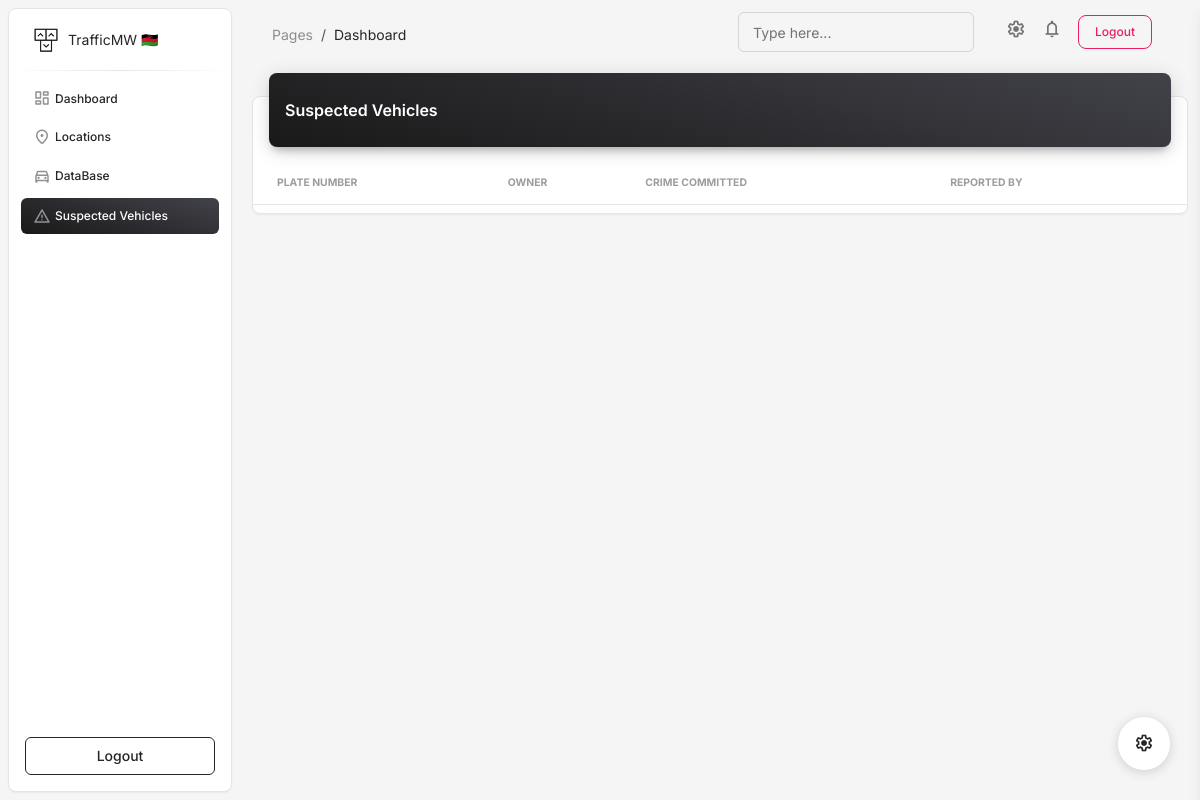
Page /suspected/ on the earlier database version.
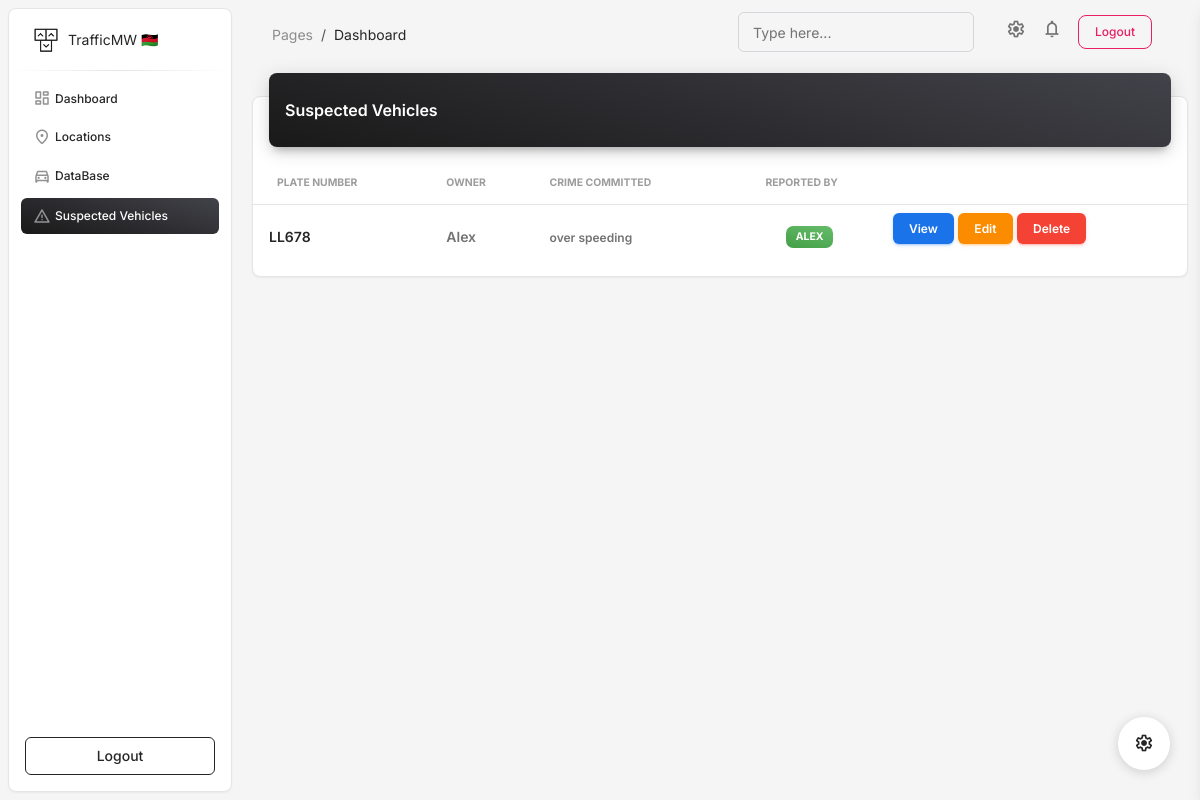
Same page on the later database version.
### core/models.py (models this page shows, shortened)
class SuspectVehicle(models.Model):
    vehicle = models.OneToOneField(Vehicle, on_delete=models.CASCADE, related_name='suspect_details')
    reported_by = models.ForeignKey(User, on_delete=models.SET_NULL, null=True, blank=True, related_name='reported_suspects')
    reason_suspected = models.TextField()  # Detailed reason for suspicion
    crime_committed = models.CharField(max_length=255)  # Short description of the crime
    crime_details = models.TextField(null=True, blank=True)  # Detailed description of the crime
    reported_date = models.DateField(auto_now_add=True)  # When the vehicle was reported
    police_station = models.CharField(max_length=100, null=True, blank=True)  # Station handling the case
    is_active = models.BooleanField(default=True)  # Whether the case is active or resolved

class Vehicle(models.Model):
    plate_number = models.CharField(max_length=20, unique=True)
    owner_name = models.CharField(max_length=100)
    owner_phone = models.CharField(max_length=20)
    owner_address = models.TextField()
    vehicle_type = models.CharField(max_length=50)
    make = models.CharField(max_length=50)
    model = models.CharField(max_length=50)
    year = models.IntegerField()
    color = models.CharField(max_length=30)
    registration_date = models.DateField()
    insurance_expiry = models.DateField()
    last_inspection_date = models.DateField()
    created_at = models.DateTimeField(auto_now_add=True)
    updated_at = models.DateTimeField(auto_now=True)

### core/views.py (the view)
# urls.py: path('suspected/', views.suspected_vehicles, name='suspected_vehicles'),
def suspected_vehicles(request):
    suspected_list = SuspectVehicle.objects.select_related('vehicle').all()
    return render(request, 'suspected_vehicles.html', {'suspected_vehicles': suspected_list})

### core/templates/suspected_vehicles.html (shortened to what this page needs)
{% extends 'base.html' %}
{% load static %}
{% block content %}
<div class="row">
    <div class="col-12">
      <div class="card my-4">
        <div class="card-header p-0 position-relative mt-n4 mx-3 z-index-2">
          <div class="bg-gradient-dark shadow-dark border-radius-lg pt-4 pb-3">
            <h6 class="text-white text-capitalize ps-3">Suspected Vehicles</h6>
          </div>
        </div>
        <div class="card-body px-0 pb-2">
          <div class="table-responsive p-0">
            <table class="table align-items-center mb-0">
              <thead>
                <tr>
                  <th class="text-uppercase text-secondary text-xxs font-weight-bolder opacity-7">Plate Number</th>
                  <th class="text-uppercase text-secondary text-xxs font-weight-bolder opacity-7 ps-2">Owner</th>
                  <th class="text-uppercase text-secondary text-xxs font-weight-bolder opacity-7 ps-2">Crime Committed</th>
                  <th class="text-uppercase text-secondary text-xxs font-weight-bolder text-center opacity-7 ps-2">Reported By</th>
                  <th class="text-secondary opacity-7"></th>
                </tr>
              </thead>
              <tbody>
                {% for suspect in suspected_vehicles %}
                <tr>
                    <td>
                      <div class="d-flex px-2">
                        <div class="my-auto">
                          <h6 class="mb-0 text-sm">{{ suspect.vehicle.plate_number }}</h6>
                        </div>
                      </div>
                    </td>
                    <td>
                      <p class="text-sm font-weight-bold mb-0">{{ suspect.vehicle.owner_name }}</p>
                    </td>
                    <td>
                      <span class="text-xs font-weight-bold">{{ suspect.crime_committed }}</span>
                    </td>
                    <td class="align-middle text-center text-sm">
                        <span class="badge badge-sm bg-gradient-success">{{ suspect.reported_by.username }}</span>
                      </td>
                      <td class="align-middle">
                        <a href="{% url 'vehicle_details' suspect.vehicle.plate_number %}" class="btn btn-info font-weight-bold text-xs" data-toggle="tooltip" data-original-title="Edit user">
                          View
                        </a>
                        <a href="{% url 'edit_vehicle' suspect.vehicle.plate_number %}" class="btn btn-warning font-weight-bold text-xs" data-toggle="tooltip" data-original-title="Edit user">
                          Edit
                        </a>
                        <a href="{% url 'delete_suspect_vehicle' suspect.vehicle.plate_number %}" class="btn btn-danger font-weight-bold text-xs" data-toggle="tooltip" data-original-title="Edit user">
                          Delete
                        </a>
                    </td>
                </tr>
                {% endfor %}
              </tbody>
            </table>
          </div>
        </div>
      </div>
    </div>
  </div>
      </div>
{% endblock %}

### core/templates/base.html (shortened to what this page needs)
{% load static %}
<!DOCTYPE html>
<html lang="en">
<head>
  <link href="{% static 'assets/css/nucleo-icons.css' %}" rel="stylesheet" />
  <link href="{% static 'assets/css/nucleo-svg.css' %}" rel="stylesheet" />
  <link id="pagestyle" href="{% static 'assets/css/material-dashboard.css' %}" rel="stylesheet" />
</head>
<body class="g-sidenav-show  bg-gray-100">
  <aside class="sidenav navbar navbar-vertical navbar-expand-xs border-radius-lg fixed-start ms-2  bg-white my-2" id="sidenav-main">
    <div class="sidenav-header">
      <a class="navbar-brand px-4 py-3 m-0" href="#" target="_blank">
        <img src="{% static 'assets/img/logo-ct-dark.png' %}" class="navbar-brand-img" width="26" height="26" alt="main_logo">
        <span class="ms-1 text-sm text-dark">TrafficMW 🇲🇼</span>
      </a>
    </div>
    <hr class="horizontal dark mt-0 mb-2">
    <div class="collapse navbar-collapse  w-auto " id="sidenav-collapse-main">
      <ul class="navbar-nav">
        <li class="nav-item">
            <a class="nav-link {% if request.resolver_match.url_name == 'home' %}active bg-gradient-dark text-white{% else %}text-dark{% endif %}" href="{% url 'home' %}">
                <i class="material-symbols-rounded opacity-5">dashboard</i>
                <span class="nav-link-text ms-1">Dashboard</span>
            </a>
        </li>
        <li class="nav-item">
            <a class="nav-link {% if request.resolver_match.url_name == 'area_list' %}active bg-gradient-dark text-white{% else %}text-dark{% endif %}" href="{% url 'area_list' %}">
                <i class="material-symbols-rounded opacity-5">location_on</i>
                <span class="nav-link-text ms-1">Locations</span>
            </a>
        </li>
        <li class="nav-item">
            <a class="nav-link {% if request.resolver_match.url_name == 'all_vehicles' %}active bg-gradient-dark text-white{% else %}text-dark{% endif %}" href="{% url 'all_vehicles' %}">
                <i class="material-symbols-rounded opacity-5">directions_car</i>
                <span class="nav-link-text ms-1">DataBase</span>
            </a>
        </li>
        <li class="nav-item">
            <a class="nav-link {% if request.resolver_match.url_name == 'suspected_vehicles' %}active bg-gradient-dark text-white{% else %}text-dark{% endif %}" href="{% url 'suspected_vehicles' %}">
                <i class="material-symbols-rounded opacity-5">warning</i>
                <span class="nav-link-text ms-1">Suspected Vehicles</span>
            </a>
        </li>
      </ul>
    </div>
    <div class="sidenav-footer position-absolute w-100 bottom-0 ">
      <div class="mx-3">
        <a class="btn btn-outline-dark mt-4 w-100" href="{% url 'logout' %}">Logout</a>
      </div>
    </div>
  </aside>
  <main class="main-content position-relative max-height-vh-100 h-100 border-radius-lg ">
    <nav class="navbar navbar-main navbar-expand-lg px-0 mx-3 shadow-none border-radius-xl" id="navbarBlur" data-scroll="true">
      <div class="container-fluid py-1 px-3">
        <nav aria-label="breadcrumb">
          <ol class="breadcrumb bg-transparent mb-0 pb-0 pt-1 px-0 me-sm-6 me-5">
            <li class="breadcrumb-item text-sm"><a class="opacity-5 text-dark" href="javascript:;">Pages</a></li>
            <li class="breadcrumb-item text-sm text-dark active" aria-current="page">Dashboard</li>
          </ol>
        </nav>
        <div class="collapse navbar-collapse mt-sm-0 mt-2 me-md-0 me-sm-4" id="navbar">
          <div class="ms-md-auto pe-md-3 d-flex align-items-center">
            <div class="input-group input-group-outline">
              <label class="form-label">Type here...</label>
              <input type="text" class="form-control">
            </div>
          </div>
          <ul class="navbar-nav d-flex align-items-center  justify-content-end">
            <li class="nav-item px-3 d-flex align-items-center">
              <a href="javascript:;" class="nav-link text-body p-0">
                <i class="material-symbols-rounded fixed-plugin-button-nav">settings</i>
              </a>
            </li>
            <li class="nav-item dropdown pe-3 d-flex align-items-center">
              <a href="javascript:;" class="nav-link text-body p-0" id="dropdownMenuButton" data-bs-toggle="dropdown" aria-expanded="false">
                <i class="material-symbols-rounded">notifications</i>
              </a>
            </li>
            <li class="nav-item d-flex align-items-center">
              <a class="btn btn-outline-primary btn-sm mb-0 me-3" href="{% url 'logout' %}">Logout</a>
            </li>
          </ul>
        </div>
      </div>
    </nav>
    <div class="container-fluid py-2">
        {% block content %}
        {% endblock %}
  </main>
  <div class="fixed-plugin">
    <a class="fixed-plugin-button text-dark position-fixed px-3 py-2">
      <i class="material-symbols-rounded py-2">settings</i>
    </a>
  </div>
</body>
</html>

Differences in the rows shown:
added SuspectVehicle: vehicle.plate_number "LL678", vehicle.owner_name "Alex", crime_committed "over speeding", reported_by.username "ALEX"
